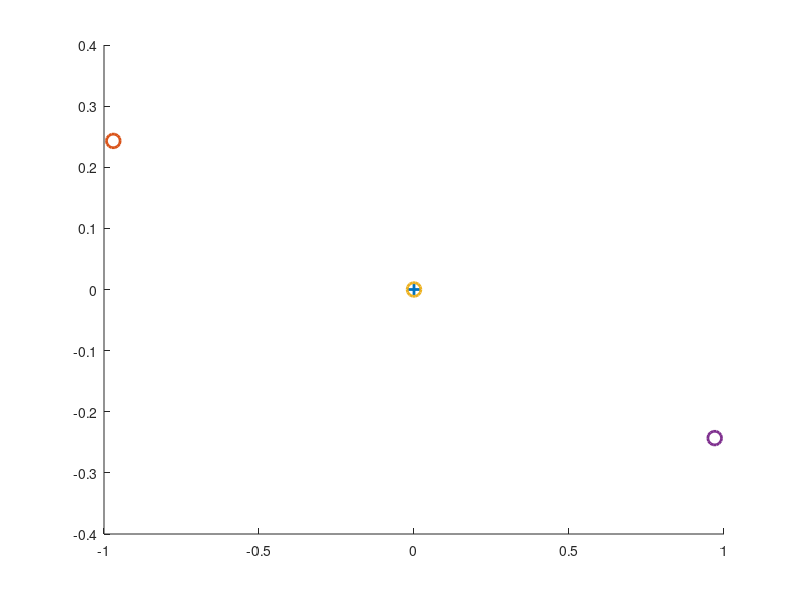

MATLAB code to generate this figure: (Note: this script raises an error after producing the figure.)
% copyright 2024 Jixin Chen @ Ohio University, Athens, Ohio
% Permission is hereby granted, free of charge, to any person obtaining a copy
% of this software and associated documentation files (the "Software"), to deal
% in the Software without restriction, including without limitation the rights
% to use, copy, modify, merge, publish, distribute, sublicense, and/or sell
% copies of the Software, and to permit persons to whom the Software is
% furnished to do so, subject to the following conditions:
% 
% The above copyright notice and this permission notice shall be included in
% all copies or substantial portions of the Software. 


%% use Newton's law of gravity F = -GMm/r^2, and F = d(dv/dt)/dt to
% calculate the orbit over time.

clear;
% close all;

% initialize parameters
G = 1;
m1 = 1;
m2 = 1;
m3 = 1;
xc = 0; yc = 0; zc = 0; %center of mass set to be stationary as the inertia reference frame, thus two bodies have correlated freedom.

dt = 0.001;
t = 0:dt:10;
t = t';

% %initialize data -- stable solution of number 8
% x10 = -0.97000436;  % initialize state of m1
% y10 = 0.24308753;
% z10 = 0;
% vx10 = 0.4662036850;
% vy10 = 0.4323657300;
% vz10 = 0;
% x20 = 0;  % initialize state of  m2
% y20 = 0;
% z20 = 0;
% vx20 = -0.93240737;
% vy20 = -0.86473146;
% vz20 = 0;

%initialize data -- stable solution of 
x10 = -0.97000436;  % initialize state of m1
y10 = 0.24308753;
z10 = 0;
vx10 = 0.4662036850;
vy10 = 0.4323657300;
vz10 = 0;
x20 = 0;  % initialize state of  m2
y20 = 0;
z20 = 0;
vx20 = -0.93240737;
vy20 = -0.86473146;
vz20 = 0.2;


x30 = (xc-x10)*m1/m3 + (xc-x20)*m2/m3 + xc; % state of m3 is clculatied to keep the center of mass stationary
y30 = (yc-y10)*m1/m3 + (yc-y20)*m2/m3 + yc;
z30 = (zc-z10)*m1/m3 + (zc-z20)*m2/m3 + zc;
vx30 = -vx10*(m1/m3) - vx20*(m2/m3);
vy30 = -vy10*(m1/m3) - vy20*(m2/m3);
vz30 = -vz10*(m1/m3) - vz20*(m2/m3);


r120 = sqrt((x10-x20)^2 + (y10-y20)^2 + (z10-z20)^2);
r130 = sqrt((x10-x30)^2 + (y10-y30)^2 + (z10-z30)^2);
r230 = sqrt((x20-x30)^2 + (y20-y30)^2 + (z20-z30)^2);

figure; hold on; 
plot(xc, yc, '+', 'markersize', 10, 'linewidth', 2); 
plot(x10, y10, 'o', 'markersize', 10, 'linewidth', 2); 
plot(x20, y20, 'o', 'markersize', 10, 'linewidth', 2); 
plot(x30, y30, 'o', 'markersize', 10, 'linewidth', 2);
hold off;

%% use Newton's law to calculate locations and speed
%initial condition
data1 = zeros(length(t), 7);  % t, x, y, z, vx, vy, vz
data1(:,1) = t; 
data1(1, 2) = x10;
data1(1, 3) = y10;
data1(1, 4) = z10;
data1(1, 5) = vx10;
data1(1, 6) = vy10;
data1(1, 7) = vz10;

data2 = zeros(length(t), 7);  % t, x, y, z, vx, vy, vz
data2(:,1) = t; 
data2(1, 2) = x20;
data2(1, 3) = y20;
data2(1, 4) = z20;
data2(1, 5) = vx20;
data2(1, 6) = vy20;
data2(1, 7) = vz20;

data3 = zeros(length(t), 7);  % t, x, y, z, vx, vy, vz
data3(:,1) = t; 
data3(1, 2) = x30;
data3(1, 3) = y30;
data3(1, 4) = z30;
data3(1, 5) = vx30;
data3(1, 6) = vy30;
data3(1, 7) = vz30;



dataC = zeros(length(t), 4); %t, Center of mass (CoM) x, y, z, and and miu23, miu13, miu12
dataC(:,1) = t; 
dataC(1, 2) = xc + (x10*m1 + x20*m2 + x30*m3)/(m1 + m2 + m3); %CoM
dataC(1, 3) = yc + (y10*m1 + y20*m2 + y30*m3)/(m1 + m2 + m3);
dataC(1, 4) = zc + (z10*m1 + z20*m2 + z30*m3)/(m1 + m2 + m3);
i = 1;
dataC(i,5:13) = findmiu(m1, m2, m3, xc, yc, zc, data1(i,2:4), data2(i,2:4), data3(i,2:4));



% calculate the state stepwisely
for i = 2:length(t)
    %read previous data
    x11 = data1(i-1, 2); y11 = data1(i-1, 3); z11 = data1(i-1, 4);
    vx11 = data1(i-1, 5); vy11 = data1(i-1, 6); vz11 = data1(i-1, 7);
    x21 = data2(i-1, 2); y21 = data2(i-1, 3); z21 = data2(i-1, 4);
    vx21 = data2(i-1, 5); vy21 = data2(i-1, 6); vz21 = data2(i-1, 7);
    x31 = data3(i-1, 2); y31 = data3(i-1, 3); z31 = data3(i-1, 4);
    vx31 = data3(i-1, 5); vy31 = data3(i-1, 6); vz31 = data3(i-1, 7);
    
    r12 = sqrt((x11-x21)^2 + (y11-y21)^2 + (z11-z21)^2);
    r13 = sqrt((x11-x31)^2 + (y11-y31)^2 + (z11-z31)^2);
    r23 = sqrt((x21-x31)^2 + (y21-y31)^2 + (z21-z31)^2);
    if r12
        Fx12 = G*m1*m2*(x21-x11)/r12^3; Fx21 = G*m1*m2*(x11-x21)/r12^3;
        Fy12 = G*m1*m2*(y21-y11)/r12^3; Fy21 = G*m1*m2*(y11-y21)/r12^3;
        Fz12 = G*m1*m2*(z21-z11)/r12^3; Fz21 = G*m1*m2*(z11-z21)/r12^3;
    else %r12 = 0, singularity
        Fx12 = 0; Fx21 = 0;
        Fy12 = 0; Fy21 = 0;
        Fz12 = 0; Fz21 = 0;
    end
    if r13
        Fx13 = G*m1*m3*(x31-x11)/r13^3; Fx31 = G*m1*m3*(x11-x31)/r13^3;
        Fy13 = G*m1*m3*(y31-y11)/r13^3; Fy31 = G*m1*m3*(y11-y31)/r13^3;
        Fz13 = G*m1*m3*(z31-z11)/r13^3; Fz31 = G*m1*m3*(z11-z31)/r13^3;
    else %r13 = 0, singularity
        Fx13 = 0; Fx31 = 0;
        Fy13 = 0; Fy31 = 0;
        Fz13 = 0; Fz31 = 0;
    end
    if r23
        Fx23 = G*m3*m2*(x31-x21)/r23^3; Fx32 = G*m3*m2*(x21-x31)/r23^3;
        Fy23 = G*m3*m2*(y31-y21)/r23^3; Fy32 = G*m3*m2*(y21-y31)/r23^3;
        Fz23 = G*m3*m2*(z31-z21)/r23^3; Fz32 = G*m3*m2*(z21-z31)/r23^3;
    else %r23 = 0, singularity
        Fx23 = 0; Fx32 = 0;
        Fy23 = 0; Fy32 = 0;
        Fz23 = 0; Fz32 = 0;
    end  
    
    
    ax1 = (Fx12 + Fx13)/m1; ay1 = (Fy12 + Fy13)/m1; az1 = (Fz12 + Fz13)/m1;
    ax2 = (Fx21 + Fx23)/m2; ay2 = (Fy21 + Fy23)/m2; az2 = (Fz21 + Fz23)/m2;
    ax3 = (Fx31 + Fx32)/m3; ay3 = (Fy31 + Fy32)/m3; az3 = (Fz31 + Fz32)/m3;
    
    vx12 = vx11 + ax1*dt; vy12 = vy11 + ay1*dt; vz12 = vz11 + az1*dt;
    vx22 = vx21 + ax2*dt; vy22 = vy21 + ay2*dt; vz22 = vz21 + az2*dt;
    vx32 = vx31 + ax3*dt; vy32 = vy31 + ay3*dt; vz32 = vz31 + az3*dt;
    
    x12 = x11 + vx12*dt; y12 = y11 + vy12*dt; z12 = z11 + vz12*dt;
    x22 = x21 + vx22*dt; y22 = y21 + vy22*dt; z22 = z21 + vz22*dt;
    x32 = x31 + vx32*dt; y32 = y31 + vy32*dt; z32 = z31 + vz32*dt;    
    
    data1(i, 2) = x12; % m1 state
    data1(i, 3) = y12;
    data1(i, 4) = z12;
    data1(i, 5) = vx12;
    data1(i, 6) = vy12;
    data1(i, 7) = vz12;
    
    data2(i, 2) = x22; % m2 state
    data2(i, 3) = y22;
    data2(i, 4) = z22;
    data2(i, 5) = vx22;
    data2(i, 6) = vy22;
    data2(i, 7) = vz22;
    
    data3(i, 2) = x32; % m3 state
    data3(i, 3) = y32;
    data3(i, 4) = z32;
    data3(i, 5) = vx32;
    data3(i, 6) = vy32;
    data3(i, 7) = vz32;
    

    dataC(i, 2) = xc + (x12*m1 + x22*m2 + x32*m3)/(m1 + m2 + m3); %CoM %CoM should not change but check for error.
    dataC(i, 3) = yc + (y12*m1 + y22*m2 + y32*m3)/(m1 + m2 + m3);
    dataC(i, 4) = zc + (z12*m1 + z22*m2 + z32*m3)/(m1 + m2 + m3);
    dataC(i,5:13) = findmiu(m1, m2, m3, xc, yc, zc, data1(i,2:4), data2(i,2:4), data3(i,2:4));
end

figure; hold on
plot3(data1(:,2), data1(:,3), data1(:,4));
plot3(data2(:,2), data2(:,3), data2(:,4));
plot3(data3(:,2), data3(:,3), data3(:,4));
plot3(dataC(:,2), dataC(:,3), dataC(:,4), 'k+', 'markersize', 10, 'linewidth', 2); %CoM
hold off
% plot3(dataC(:,5), dataC(:,6), dataC(:,7),'kx'); %CoE
figure; plot(dataC(:,1), dataC(:,5:13));

pause(1);

%% calculate angular momentum
data = cat(3, data1, data2, data3);
L = [];
for i = 1:size(data, 1)
    L(i,:) = findAngularMomentum([m1, m2, m3], xc, yc, zc, data(i, :, :)); 
end

figure; plot(L(:,1), L(:,2:end));
pause(1);



%% make the movie

figure; hold on
plot3(data1(:,2), data1(:,3), data1(:,4), 'r');
plot3(data2(:,2), data2(:,3), data2(:,4),'b');
plot3(data3(:,2), data3(:,3), data3(:,4),'g');
plot3(dataC(:,2), dataC(:,3), dataC(:,4), 'k+', 'markersize', 10, 'linewidth', 2); %CoM

for i = 1:10:length(t)
    plot3(data1(i,2), data1(i,3), data1(i,4), 'ro');
    plot3(data2(i,2), data2(i,3), data2(i,4), 'bo');
    plot3(data3(i,2), data3(i,3), data3(i,4), 'go');
    plot3(dataC(i,2), dataC(i,3), dataC(i,4), 'k+', 'markersize', 10, 'linewidth', 2); %CoM
%     plot(dataC(i,5), dataC(i,6), 'kx'); %CoE 
    pause(0.01);
end
hold off



%% functions
function mius = findmiu(m1, m2, m3, xc, yc, zc, data1, data2, data3) % miu 23, miu13, miu12
    x1 = data1(1); y1 = data1(2); z1 = data1(3);
    x2 = data2(1); y2 = data2(2); z2 = data2(3);
    x3 = data3(1); y3 = data3(2); z3 = data3(3);
    r12 = sqrt(dot(data1 - data2, data1 - data2));
    r21 = r12;
    r13 = sqrt(dot(data1 - data3, data1 - data3));
    r31 = r13;
    r23 = sqrt(dot(data2 - data3, data2 - data3));
    r32 = r23;
    r1 = sqrt(dot(data1, data1));
    r2 = sqrt(dot(data2, data2));
    r3 = sqrt(dot(data3, data3));
    
    mius(1, 1) = (m2*r1^3*(x2-x1)/r12^3 + m3*(x3-x1)*r1^3/r13^3)/(xc-x1); %miu23x
    mius(1, 2) = (m1*r2^3*(x1-x2)/r21^3 + m3*(x3-x2)*r2^3/r23^3)/(xc-x2); %miu13x
    mius(1, 3) = (m1*r3^3*(x1-x3)/r13^3 + m2*(x2-x3)*r3^3/r32^3)/(xc-x3); %miu12x
    
    mius(1, 4) = (m2*r1^3*(y2-y1)/r12^3 + m3*(y3-y1)*r1^3/r13^3)/(yc-y1); %miu23y
    mius(1, 5) = (m1*r2^3*(y1-y2)/r21^3 + m3*(y3-y2)*r2^3/r23^3)/(yc-y2); %miu13y
    mius(1, 6) = (m1*r3^3*(y1-y3)/r13^3 + m2*(y2-y3)*r3^3/r32^3)/(yc-y3); %miu12y

    mius(1, 7) = (m2*r1^3*(z2-z1)/r12^3 + m3*(z3-z1)*r1^3/r13^3)/(zc-z1); %miu23z
    mius(1, 8) = (m1*r2^3*(z1-z2)/r21^3 + m3*(z3-z2)*r2^3/r23^3)/(zc-z2); %miu13z
    mius(1, 9) = (m1*r3^3*(z1-z3)/r13^3 + m2*(z2-z3)*r3^3/r32^3)/(zc-z3); %miu12z

 
    
end

function L = findAngularMomentum(m, xc, yc, zc, data) 
    %data: t, x, y, z, vx, vy, vz
    % m: [m1, m2, ...]
    numP = size(data, 3);
    Lt = [0,0,0];
    for i = 1:numP
        x = data(1, 2, i) - xc;
        y = data(1, 3, i) - xc;
        z = data(1, 4, i) - xc;
        vx = data(1, 5, i);
        vy = data(1, 6, i);
        vz = data(1, 7, i);
        
        L(1, (i-1)*3+1) = m(i)*(y*vz - z*vy); % Lx
        L(1, (i-1)*3+2) = m(i)*(z*vx - x*vz); % Ly
        L(1, (i-1)*3+3) = m(i)*(x*vy - y*vx); % Lz
        Lt(1) = Lt(1) + L(1, (i-1)*3+1);
        Lt(2) = Lt(2) + L(1, (i-1)*3+2);
        Lt(3) = Lt(3) + L(1, (i-1)*3+3);
    end
    
    L = [data(1), L, Lt];
        
end
